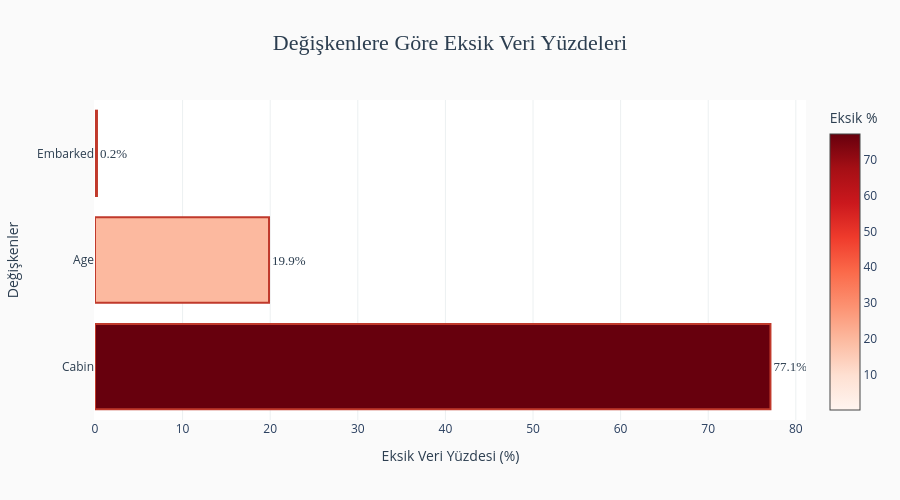

The code cell stored with this chart in its notebook:
### Markdown cell above
## 📊 Eksik Veri Görselleştirmesi

Eksik verileri görselleştirerek daha iyi anlayalım.

### Code cell
# Eksik veri yüzdeleri
missing_percentage = (df.isnull().sum() / len(df) * 100).sort_values(ascending=False)
missing_percentage = missing_percentage[missing_percentage > 0]

# Bar chart ile görselleştirme
fig = go.Figure()

fig.add_trace(go.Bar(
    x=missing_percentage.values,
    y=missing_percentage.index,
    orientation='h',
    marker=dict(
        color=missing_percentage.values,
        colorscale='Reds',
        showscale=True,
        colorbar=dict(title=dict(text='Eksik %', font=dict(color='#2c3e50'))),
        line=dict(color='#c0392b', width=2)
    ),
    text=[f'{val:.1f}%' for val in missing_percentage.values],
    textposition='outside',
    textfont=dict(size=13, color='#2c3e50', family='Arial Black'),
    hovertemplate='<b>%{y}</b><br>Eksik Yüzde: %{x:.2f}%<br>Eksik Sayı: %{text}<extra></extra>',
    customdata=[(df[col].isnull().sum()) for col in missing_percentage.index]
))

fig.update_layout(
    title=dict(
        text='Değişkenlere Göre Eksik Veri Yüzdeleri',
        font=dict(size=22, color='#2c3e50', family='Arial Black'),
        x=0.5,
        xanchor='center'
    ),
    xaxis=dict(
        title=dict(text='Eksik Veri Yüzdesi (%)', font=dict(size=14, color='#2c3e50')),
        gridcolor='#ecf0f1'
    ),
    yaxis=dict(
        title=dict(text='Değişkenler', font=dict(size=14, color='#2c3e50')),
        tickfont=dict(size=12, color='#2c3e50')
    ),
    height=500,
    paper_bgcolor='#fafafa',
    plot_bgcolor='#ffffff',
    showlegend=False
)

fig.show()

# Özet istatistikler
print("\n📌 EKSİK VERİ ÖZETİ:")
print("="*70)
print(f"   • En fazla eksik: {missing_percentage.index[0]} ({missing_percentage.values[0]:.1f}%)")
print(f"   • En az eksik: {missing_percentage.index[-1]} ({missing_percentage.values[-1]:.1f}%)")
print(f"   • Ortalama eksik: {missing_percentage.mean():.1f}%")
print("="*70)

### Figure 1 — Plotly figure (JSON) as saved in the notebook; plotly's stock layout.template omitted (floating-point values rounded to 4 significant figures)
{"data": [{"customdata": [687, 177, 2], "hovertemplate": "<b>%{y}</b><br>Eksik Yüzde: %{x:.2f}%<br>Eksik Sayı: %{text}<extra></extra>", "marker": {"color": [77.1, 19.87, 0.2245], "colorbar": {"title": {"font": {"color": "#2c3e50"}, "text": "Eksik %"}}, "colorscale": [[0, "rgb(255,245,240)"], [0.125, "rgb(254,224,210)"], [0.25, "rgb(252,187,161)"], [0.375, "rgb(252,146,114)"], [0.5, "rgb(251,106,74)"], [0.625, "rgb(239,59,44)"], [0.75, "rgb(203,24,29)"], [0.875, "rgb(165,15,21)"], [1, "rgb(103,0,13)"]], "line": {"color": "#c0392b", "width": 2}, "showscale": true}, "orientation": "h", "text": ["77.1%", "19.9%", "0.2%"], "textfont": {"color": "#2c3e50", "family": "Arial Black", "size": 13}, "textposition": "outside", "type": "bar", "x": [77.1, 19.87, 0.2245], "y": ["Cabin", "Age", "Embarked"]}], "layout": {"height": 500, "paper_bgcolor": "#fafafa", "plot_bgcolor": "#ffffff", "showlegend": false, "title": {"font": {"color": "#2c3e50", "family": "Arial Black", "size": 22}, "text": "Değişkenlere Göre Eksik Veri Yüzdeleri", "x": 0.5, "xanchor": "center"}, "xaxis": {"gridcolor": "#ecf0f1", "title": {"font": {"color": "#2c3e50", "size": 14}, "text": "Eksik Veri Yüzdesi (%)"}}, "yaxis": {"tickfont": {"color": "#2c3e50", "size": 12}, "title": {"font": {"color": "#2c3e50", "size": 14}, "text": "Değişkenler"}}}}
